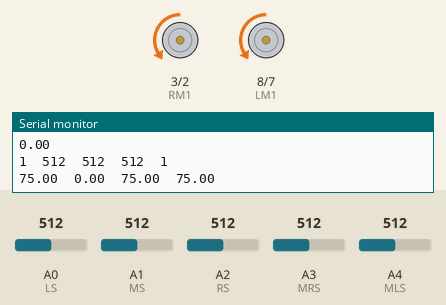
This sketch was run on a simulated Arduino Uno, built with avr-gcc and run on an emulated ATmega328P. Shown: motor-driver pin pairs drawn as motors (green arrow = first pin HIGH = forward, orange = second pin HIGH = backward, longer = more drive, scaled by the enable pin), the last lines printed to the serial monitor. The test bench sets the inputs (shaded band); at power-on: A0 (LS) = 512, A2 (RS) = 512, A3 (MRS) = 512, A4 (MLS) = 512, A1 (MS) = 512.

Above: at 3.2 s.
3.3 s: A0 (LS) set to 522
At 4.4 s:
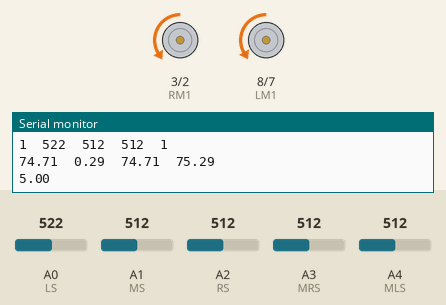
4.8 s: A0 (LS) set to 547
At 5.16 s:
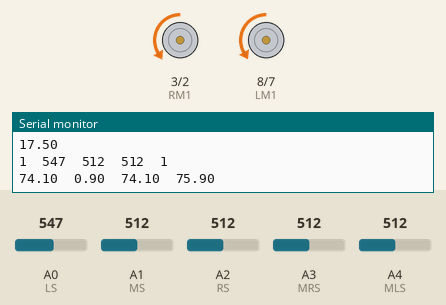
6.4 s: A2 (RS) set to 531
At 7.2 s:
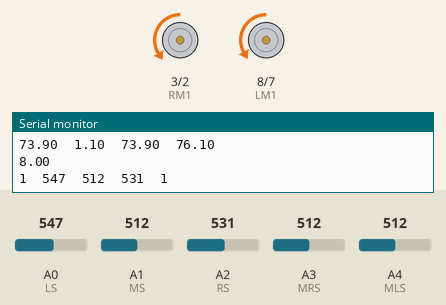
8.0 s: A3 (MRS) set to 497
At 9.87 s:
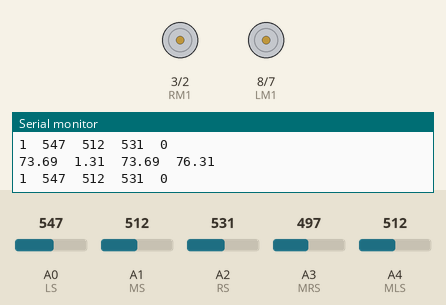
11.0 s: A4 (MLS) set to 490
At 12.1 s:
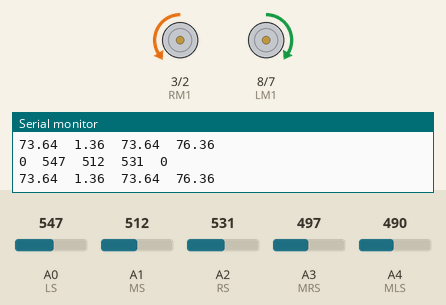
Timing chart, 0 to 13.7 s (numbered marks = the images above; inputs shaded):
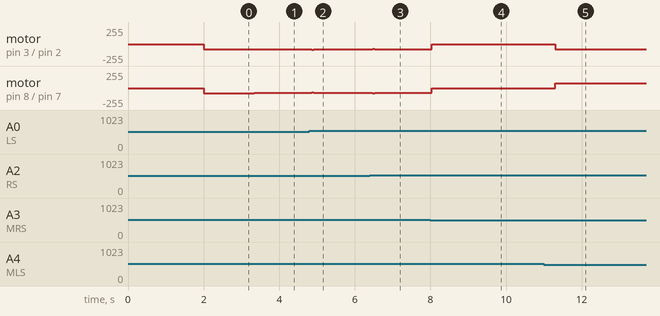

Measured:
- the behaviour switches between 512 and 511 on A3 (MRS) (found by bisection; images 3 and 4)
- after the input at 3.3 s, motor on pin 3 (RM1) / pin 2 (RM2): backward 75/255 → backward 78/255 at once, → backward 75/255 0.05 s later; motor on pin 8 (LM1) / pin 7 (LM2): backward 75/255 → backward 74/255 at once
- after the input at 4.8 s, motor on pin 3 (RM1) / pin 2 (RM2): backward 75/255 → backward 76/255 after 0.59 s; motor on pin 8 (LM1) / pin 7 (LM2): backward 74/255 → backward 73/255 after 0.59 s
- after the input at 6.4 s, motor on pin 3 (RM1) / pin 2 (RM2): backward 76/255 → backward 68/255 after 0.08 s, → backward 76/255 0.05 s later; motor on pin 8 (LM1) / pin 7 (LM2): backward 73/255 → backward 81/255 after 0.08 s, → backward 73/255 0.05 s later
- after the input at 8.0 s, motor on pin 3 (RM1) / pin 2 (RM2): backward 76/255 → stopped at once; motor on pin 8 (LM1) / pin 7 (LM2): backward 73/255 → stopped at once
- after the input at 11.0 s, motor on pin 3 (RM1) / pin 2 (RM2): stopped → backward 76/255 after 0.30 s; motor on pin 8 (LM1) / pin 7 (LM2): stopped → forward 75/255 after 0.30 s

The sketch:

code.ino
```cpp
/*------ Arduino Line Follower Code----- */

/*-------defining analog sensors Inputs------*/
#define LS A0      // left analog sensor      (analog in)
#define MS A1      // middle analog sensor      (analog in)
#define RS A2      // right analog sensor      (analog in)
#define MRS A3 //MAZE RIGHT
#define MLS A4 //MAZE LEFT
/*-------defining motor Outputs------*/
#define LM1 8       // left motor      (digital out)

#define LM2 7      // left motor      (digital out)

#define RM1 3       // right motor      (digital out)

#define RM2 2       // right motor      (digital out)

#define ENL 5       // left motor enable      (analog out)

#define ENR 6       // right motor  enable      (analog out)


/*--------sensor readings--------*/
int farleft = 0;
int farright = 0;

int leftSensor =0;
int middleSensor =0;
int rightSensor =0;

/*--------PID Constants--------*/
double Kp = 0.038;  //response to errors
double Kd = 0.76;   //response to change of errors
double Ki = 0.001;       //response to the acumalation of errors
double error = 0.0, P = 0.0, I = 0.0, D = 0.0, PID_value = 0.0;
/*--------Motor Constants--------*/
uint8_t startSpeed = 75;  //start speed
uint8_t minSpeed = 0;  //start speed
uint8_t maxSpeed = 150;  //start speed
/*-----------settup&loop Functions--------*/
void setup()

{
  pinMode(LS, INPUT);
  pinMode(MS, INPUT);
  pinMode(RS, INPUT);
  pinMode(MRS, INPUT);
  pinMode(MLS, INPUT);


  pinMode(LM1, OUTPUT);
  pinMode(LM2, OUTPUT);
  pinMode(RM1, OUTPUT);
  pinMode(RM2, OUTPUT);
  pinMode(ENL, OUTPUT);
  pinMode(ENR, OUTPUT);


  _delay_ms(2000);  //waits for 2 sec upon starting to have time to center the car on the track
  Serial.begin(9600); //for testing
  startMotors();
}


void loop()

{
   leftSensor = analogRead(LS);
  middleSensor = analogRead(MS);
  rightSensor = analogRead(RS);

  farleft = analogRead(MLS) / 512;
  farright = analogRead(MRS) / 512;

    bool condition = leftSensor > 600 && middleSensor >600 && rightSensor > 600 && farleft == HIGH && farright == HIGH;

   if (farright == HIGH && farleft == HIGH)
  {
    int e1 = middleSensor-rightSensor;
     int e2 = leftSensor-middleSensor;
    error = (e1+e2)/2.0;
    Serial.println(error);
   }
   else if (farleft == LOW && farright == LOW)
   {
    mazeLeft();
   }
   else if (farright == LOW && farleft == HIGH)
   {
    mazeRight();
   }
   else if(farleft==LOW && farright == HIGH)
   {
    mazeLeft();
    }
    else if(condition)
    {
      mazeLeft();
      }

  calcError();
  calcPID();
  motorControl();
//  digitalWrite(LM1, LOW);
//  digitalWrite(LM2, HIGH);
//  digitalWrite(RM1, LOW);
//  digitalWrite(RM2, HIGH);
//    analogWrite(ENL, 200); //Left Motor Speed


}
/*-----------FUNCTIONS-----------*/
void startMotors()
{
  /*
  * we start the motors to go always in forward direction,as we will controll it's
  * speed via the enable port
  */
  digitalWrite(LM1, LOW);
  digitalWrite(LM2, HIGH);
  digitalWrite(RM1, LOW);
  digitalWrite(RM2, HIGH);
}
void calcError()
{
  //assuming I read (1023-->white & 0-->black)
  leftSensor = analogRead(LS);
  middleSensor = analogRead(MS);
  rightSensor = analogRead(RS);

  farleft = analogRead(MLS) / 512;
  farright = analogRead(MRS) / 512;


  //_delay_ms(500);
    Serial.print(farleft);
    Serial.print("\t");
    Serial.print(leftSensor);
    Serial.print("\t");
    Serial.print(middleSensor);
    Serial.print("\t");
    Serial.print(rightSensor);
    Serial.print("\t");
    Serial.print(farright);
    Serial.print("\t");
    Serial.println('\n');


  /*
   * we subtract the error by sub the readings
   * e1 = RS-MS
   * e2 = MS-LS
   * e = (e1+e2)2

   * GOAL is to get MS=high  & LS=low &RS=low------(always in a centered position)
   * e1= -ve
   * e2= +ve
   * e = 0
  */


}
void calcPID()
{
  D = error - P;   //current_error-prev_error
  P = error;      //current_error
  I = I + error;  //cum_sum of errors

  PID_value = (Kp * P) + (Ki * I) + (Kd * D);

}

void motorControl()
{
  /*
  * so,if e > 0 : this means that my car went right
  *               , so to get it back to center we need to fast the right wheel
  * if e < 0 : this means that my car went left
  *             , so to get it back to center we need to fast the left wheel
  *
  */
  analogWrite(ENL, constrain((startSpeed + PID_value), minSpeed, maxSpeed)); //Left Motor Speed
  analogWrite(ENR, constrain((startSpeed - PID_value), minSpeed, maxSpeed)); //Right Motor Speed


    Serial.print((startSpeed - PID_value));
    Serial.print("\t");
    Serial.print(PID_value);
    Serial.print("\t");
    Serial.print(constrain((startSpeed - PID_value), minSpeed, maxSpeed));
    Serial.print("\t");
    Serial.println(constrain((startSpeed + PID_value), minSpeed, maxSpeed));


}

void mazeRight()
{
    stopMove();
  _delay_ms(200);

      leftSensor = analogRead(LS);
  middleSensor = analogRead(MS);
  rightSensor = analogRead(RS);

  farleft = analogRead(MLS) / 512;
  farright = analogRead(MRS) / 512;
  bool condition = leftSensor > 600 && middleSensor >600 && rightSensor > 600 && farleft == HIGH && farright == HIGH;
  if (!condition)
    return;

//     farright = analogRead(MRS) / 512;
//
//    while(farright == HIGH)
//  {
//    moveBackward();
//     farright = analogRead(MRS) / 512;
//
//    }
//    startMotors();
//      stopMove();
//  _delay_ms(200);
  bool isStop=false;

  digitalWrite(LM1, LOW);
    digitalWrite(LM2, HIGH);
    digitalWrite(RM1, HIGH);
    digitalWrite(RM2, LOW);
    analogWrite(ENL, startSpeed); //Left Motor Speed
    analogWrite(ENR, startSpeed); //Right Motor Speed
  _delay_ms(100);

  while(!isStop)
  {
    digitalWrite(LM1, LOW);
    digitalWrite(LM2, HIGH);
    digitalWrite(RM1, HIGH);
    digitalWrite(RM2, LOW);
    analogWrite(ENL, startSpeed); //Left Motor Speed
    analogWrite(ENR, startSpeed); //Right Motor Speed

      leftSensor = analogRead(LS);
    middleSensor = analogRead(MS);
    rightSensor = analogRead(RS);

    farleft = analogRead(MLS) / 512;
    farright = analogRead(MRS) / 512;
    isStop = farleft == HIGH && middleSensor < 600 && rightSensor>500 && farright == HIGH;
   }


   stopMove();
   startMotors();

  _delay_ms(200);


  }
void mazeLeft()
{
  stopMove();
//  _delay_ms(200);
//  farleft = analogRead(MLS) / 512;
//
//  while(farleft == HIGH)
//  {
//    moveBackward();
//    farleft = analogRead(MLS) / 512;
//
//    }
//    startMotors();
//      stopMove();
  _delay_ms(200);
    bool isStop=false;

  digitalWrite(LM1, HIGH);
    digitalWrite(LM2, LOW);
    digitalWrite(RM1, LOW);
    digitalWrite(RM2, HIGH);
    analogWrite(ENL, startSpeed); //Left Motor Speed
    analogWrite(ENR, startSpeed); //Right Motor Speed

    _delay_ms(100);
  while(!isStop)
  {
    digitalWrite(LM1, HIGH);
    digitalWrite(LM2, LOW);
    digitalWrite(RM1, LOW);
    digitalWrite(RM2, HIGH);
    analogWrite(ENL, startSpeed); //Left Motor Speed
    analogWrite(ENR, startSpeed); //Right Motor Speed

      leftSensor = analogRead(LS);
    middleSensor = analogRead(MS);
    rightSensor = analogRead(RS);

    farleft = analogRead(MLS) / 512;
    farright = analogRead(MRS) / 512;
    isStop = farleft == HIGH && leftSensor>500&& middleSensor < 600  && farright == HIGH;
   }


   stopMove();
   startMotors();
  _delay_ms(200);


  }

  void stopMove()
  {
        analogWrite(ENL, 0); //Left Motor Speed
    analogWrite(ENR, 0); //Right Motor Speed
    }

  void  moveBackward()
    {
     digitalWrite(LM1, HIGH);
    digitalWrite(LM2, LOW);
    digitalWrite(RM1, HIGH);
    digitalWrite(RM2, LOW);
    analogWrite(ENL, startSpeed); //Left Motor Speed
    analogWrite(ENR, startSpeed); //Right Motor Speed

      }
```
